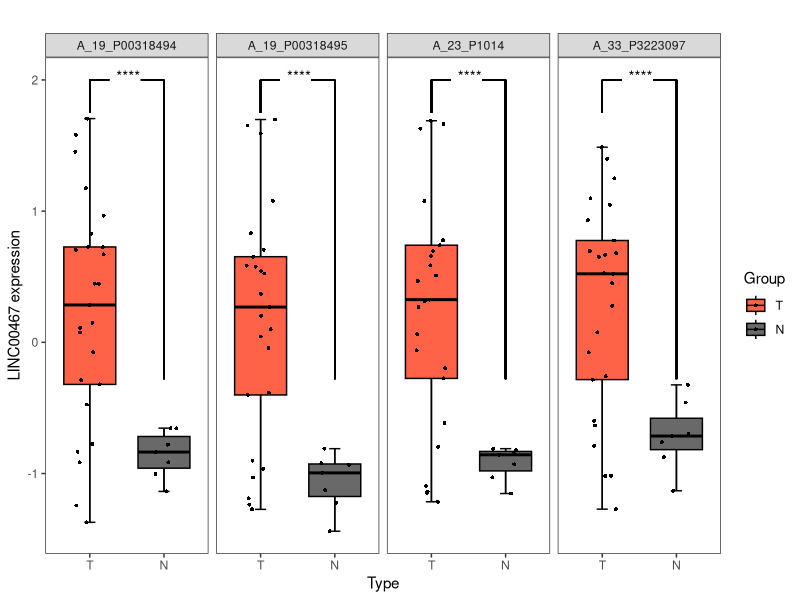

R code for this plot:

LINCEXP<- read.table("Data.txt",header = T,sep = "\t")
LINCEXP$Group=factor(LINCEXP$Group,levels=c("T","N"))

library(ggplot2)
library(ggpubr)
ggplot(LINCEXP, aes(Group, LINC00467.expression,fill= Group))+
  stat_boxplot(geom = "errorbar",width=0.15)+
  geom_boxplot(aes(color = Group),position = "dodge2",width=0.7)+
  facet_wrap(~Probe.ID, nrow = 1) + scale_color_manual(values =c("black","black") ) +
  stat_compare_means(label = "p.signif", method = "t.test",label.y = 1.98,label.x = 1.42) + 
  scale_fill_manual(values =c("Tomato","DimGray"))+
 # geom_dotplot(binaxis='y', stackdir='center', dotsize = 0.35, fill = "black")+
  geom_jitter(shape=16, position=position_jitter(0.2),size=1)+
  theme_bw()+theme(panel.grid.major = element_blank(),panel.grid.minor = element_blank())+
  stat_compare_means(comparisons = c("T","N"))+
  labs(x = "Type", y = 'LINC00467 expression',title = "")+
  theme(plot.title = element_text(hjust = 0.5))+
  geom_segment(aes(x=1, y=1.75, xend=1, yend=2))+  #绘制control端的竖线 
  geom_segment(aes(x=2, y=-0.28, xend=2, yend=2))+  #绘制treatment端竖线 
  geom_segment(aes(x=1, y=2, xend=1.26, yend=2))+ 
  geom_segment(aes(x=1.69, y=2, xend=2, yend=2))  #绘制两段横线
